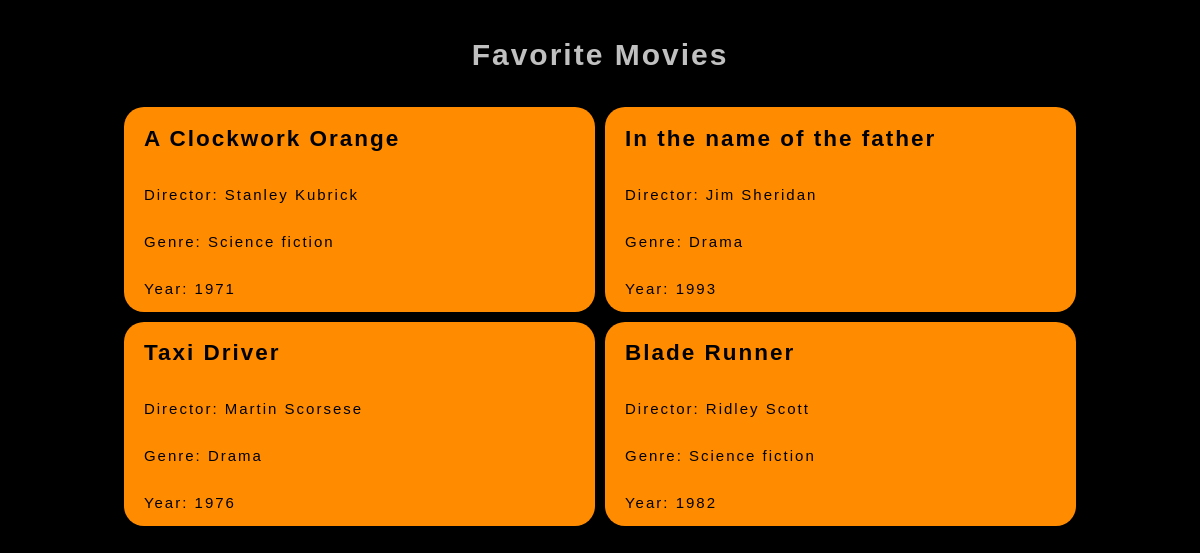
The page / on the database its author committed.
### tables this page shows
CREATE TABLE `movies` (
  `id` int(11) unsigned NOT NULL AUTO_INCREMENT,
  `name` varchar(255) DEFAULT NULL,
  `year` int(11) DEFAULT NULL,
  `director` varchar(255) DEFAULT NULL,
  `genre` varchar(255) DEFAULT NULL,
  PRIMARY KEY (`id`)
);

### src/Movie.php (the view)
<?php
class Movie {
    private string $name;
    private string $director;
    private string $genre;
    private int $year;
    public function __construct(string $name, string $director, string $genre, int $year)
    {
        $this->name = $name;
        $this->director = $director;
        $this->genre = $genre;
        $this->year = $year;
    }
    public function createCard(): string
    {
        return
        '<div class="card">' .
        '<h2>' .  $this->name . '</h2>' .
        '<p>Director: ' . $this->director . '</p>' .
        '<p>Genre: ' . $this->genre . '</p>' .
        '<p>Year: ' . $this->year . '</p>' .
        '</div>';
    }
}

### index.php (shortened to what this page needs)
<?php
require_once('src/Movie.php');
$db = new PDO('mysql:host=db;dbname=collectorapp','root','password');
$db->setAttribute(PDO::ATTR_ERRMODE,PDO::ERRMODE_EXCEPTION);
$db->setAttribute(PDO::ATTR_DEFAULT_FETCH_MODE,PDO::FETCH_ASSOC);
$query = $db->prepare("SELECT `name`,`year`,`director`,`genre` FROM `movies`");
$query->execute();
$allMoviesAsArrays = $query->fetchAll();
$allMoviesAsObjects = [];
foreach($allMoviesAsArrays as $movieAsArray) {
    $movieAsObject = new Movie($movieAsArray['name'], $movieAsArray['director'], $movieAsArray['genre'], $movieAsArray['year']);
    array_push($allMoviesAsObjects, $movieAsObject);
}
?>
<!DOCTYPE html>
<html lang="en-GB">
<head>
    <link rel="stylesheet" type="text/css" href="style.css">
</head>
<body>
    <header>
        <h1>Favorite Movies</h1>
    </header>
    <section class="card-section">
        <?php
            foreach($allMoviesAsObjects as $movie) {
                echo $movie->createCard();
            }
        ?>
    </section>
</body>
</html>

### style.css (style rules this page uses)
* { box-sizing: border-box; font-family: sans-serif; letter-spacing: 2px; }
html { font-size: 15px; }
body { background-color: #000000; }
header { padding: 10px; display: flex; justify-content: center; }
h1 { color: #c0c0c0; }
.card-section { display: flex; flex-wrap: wrap; max-width: fit-content; justify-content: center; margin-left: auto; margin-right: auto; }
.card { border-radius: 20px; margin: 5px; padding: 0 20px; width: 40%; flex-direction: column; display: flex; background-color: #ff8c00; }

### rows shown on the page
movies: name "A Clockwork Orange", director "Stanley Kubrick", genre "Science fiction", year "1971"
movies: name "In the name of the father", director "Jim Sheridan", genre "Drama", year "1993"
movies: name "Taxi Driver", director "Martin Scorsese", genre "Drama", year "1976"
movies: name "Blade Runner", director "Ridley Scott", genre "Science fiction", year "1982"
